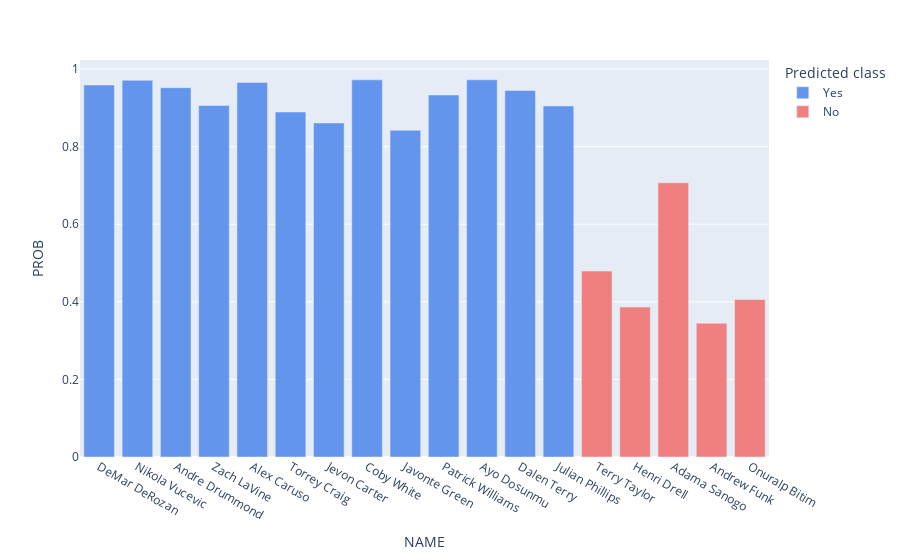

This figure's notebook cell:
### Code cell
plotly_bar("CHI", 2023)

### Figure 1 — Plotly figure (JSON) as saved in the notebook; plotly's stock layout.template omitted (floating-point values rounded to 4 significant figures)
{"data": [{"alignmentgroup": "True", "hovertemplate": "Predicted class=Yes<br>NAME=%{x}<br>PROB=%{y}<extra></extra>", "legendgroup": "Yes", "marker": {"color": "cornflowerblue", "pattern": {"shape": ""}}, "name": "Yes", "offsetgroup": "Yes", "orientation": "v", "showlegend": true, "textposition": "auto", "type": "bar", "x": ["DeMar DeRozan", "Nikola Vucevic", "Andre Drummond", "Zach LaVine", "Alex Caruso", "Torrey Craig", "Jevon Carter", "Coby White", "Javonte Green", "Patrick Williams", "Ayo Dosunmu", "Dalen Terry", "Julian Phillips"], "xaxis": "x", "y": [0.9588, 0.9711, 0.9522, 0.9062, 0.9657, 0.8894, 0.8611, 0.9723, 0.8421, 0.9334, 0.9723, 0.9451, 0.905], "yaxis": "y"}, {"alignmentgroup": "True", "hovertemplate": "Predicted class=No<br>NAME=%{x}<br>PROB=%{y}<extra></extra>", "legendgroup": "No", "marker": {"color": "lightcoral", "pattern": {"shape": ""}}, "name": "No", "offsetgroup": "No", "orientation": "v", "showlegend": true, "textposition": "auto", "type": "bar", "x": ["Terry Taylor", "Henri Drell", "Adama Sanogo", "Andrew Funk", "Onuralp Bitim"], "xaxis": "x", "y": [0.4793, 0.3865, 0.707, 0.3449, 0.4059], "yaxis": "y"}], "layout": {"autosize": true, "barmode": "relative", "legend": {"title": {"text": "Predicted class"}, "tracegroupgap": 0}, "margin": {"t": 60}, "xaxis": {"anchor": "y", "autorange": true, "domain": [0, 1], "range": [-0.5, 17.5], "title": {"text": "NAME"}, "type": "category"}, "yaxis": {"anchor": "x", "autorange": true, "domain": [0, 1], "range": [0, 1.023], "title": {"text": "PROB"}, "type": "linear"}}}
